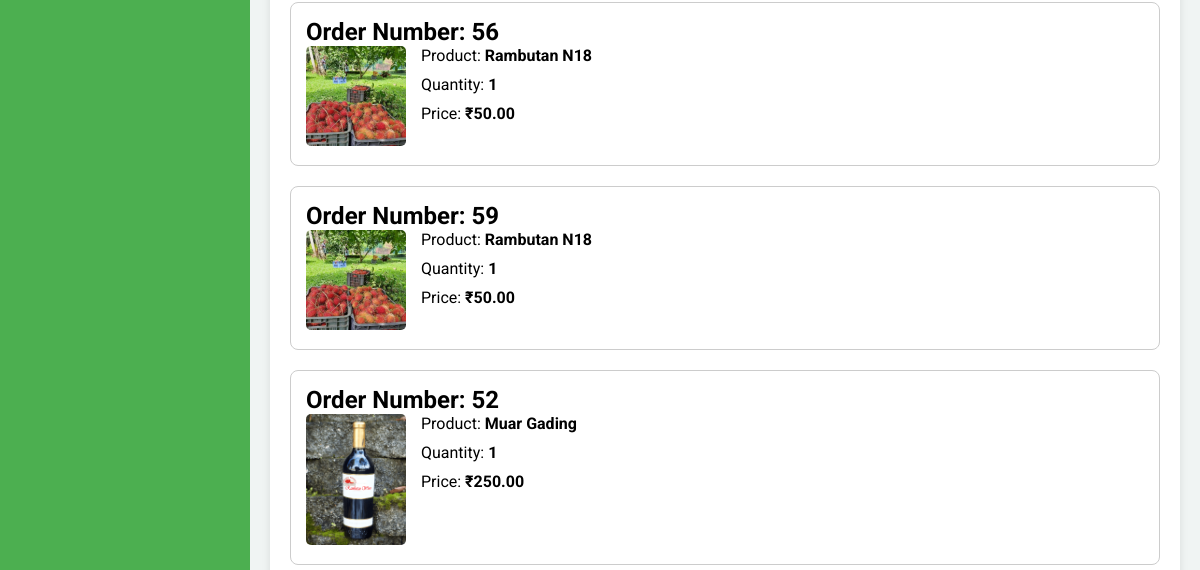
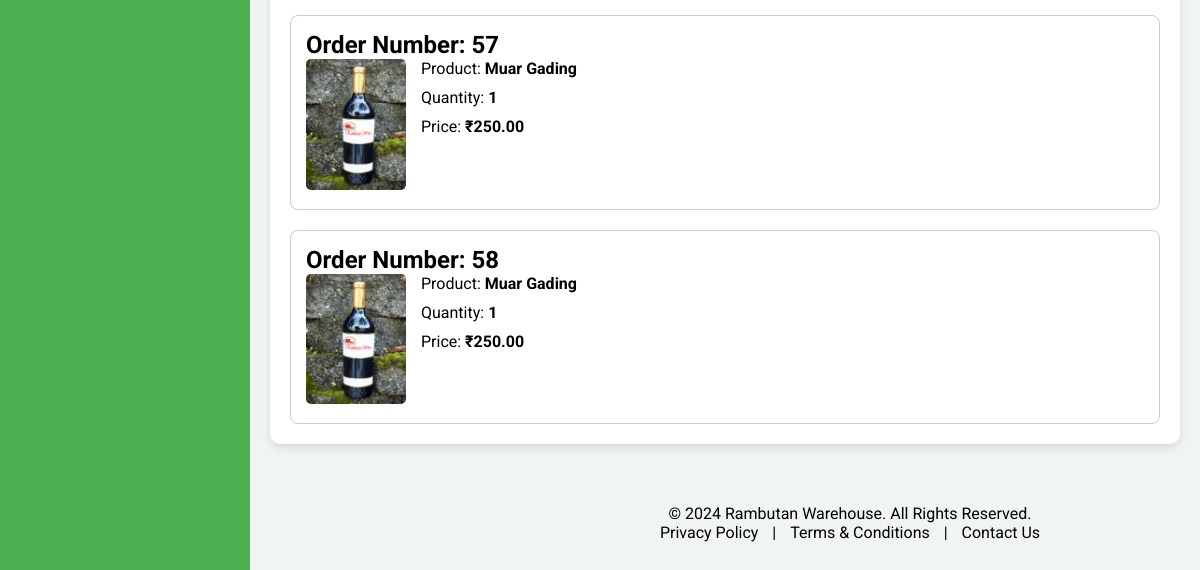
/farmer/orders/ (signed in, lower part), run on an earlier commit of the app's database (2 pictures, top to bottom).
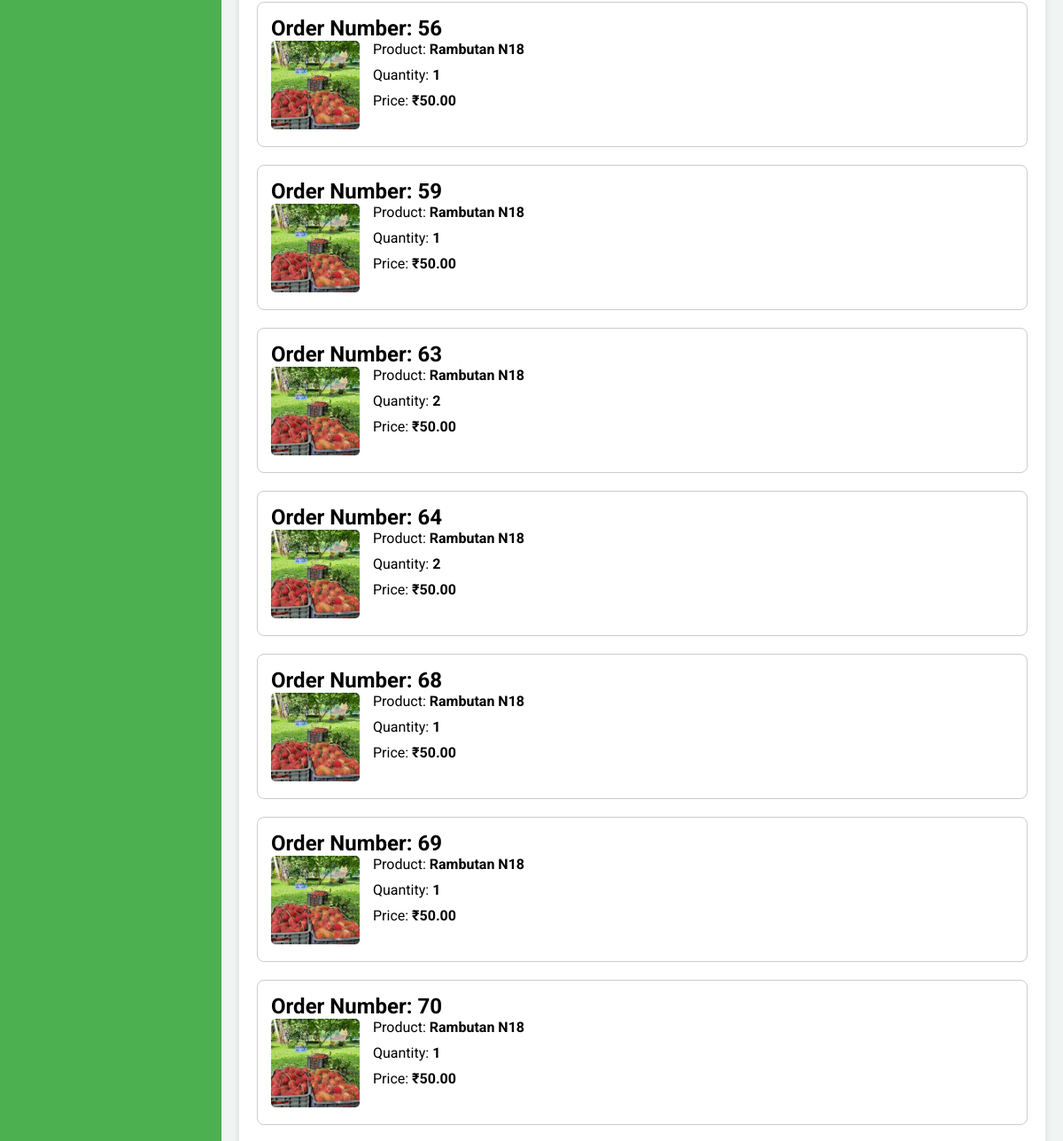
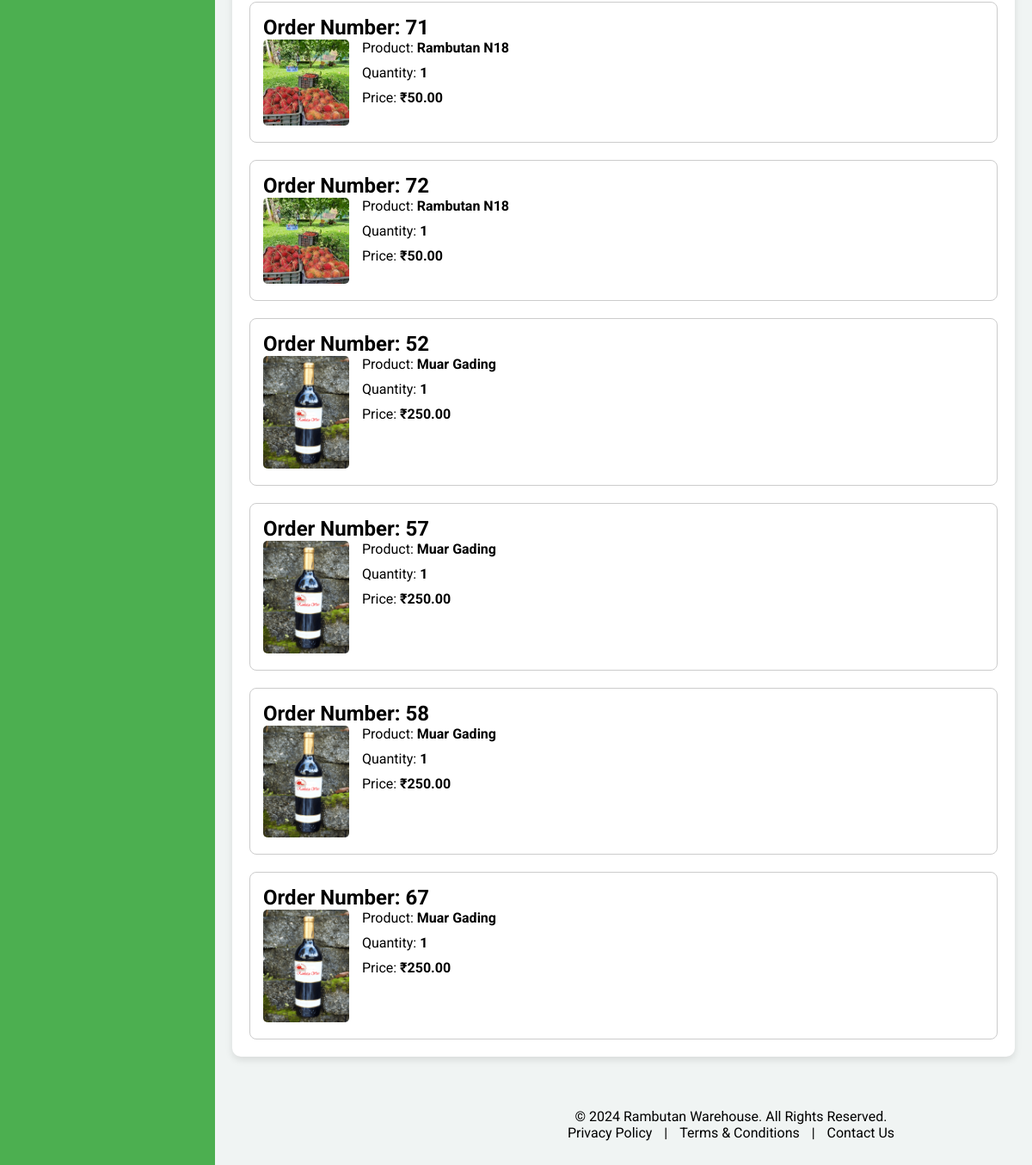
And on a later commit of the database (2 pictures, top to bottom).
### warehouse/models.py (models this page shows, shortened)
class OrderItem(models.Model):
    order = models.ForeignKey(Order, on_delete=models.CASCADE, related_name='items')
    rambutan_post = models.ForeignKey(RambutanPost, on_delete=models.CASCADE, related_name='items')
    quantity = models.PositiveIntegerField(default=1)
    price = models.DecimalField(max_digits=10, decimal_places=2)

class RambutanPost(models.Model):
    farmer = models.ForeignKey('FarmerDetails', on_delete=models.CASCADE, related_name='rambutan_posts')
    PRODUCT_CHOICES = sorted([
        ('Binjai', 'Binjai'),
        ('Caesar', 'Caesar'),
        ('E35', 'E35'),
        ('Hg Deli Baling', 'Hg Deli Baling'),
        ('Jarum Emas', 'Jarum Emas'),
        ('Maharlika', 'Maharlika'),
        ('Malwana', 'Malwana'),
        ('Muar Gading', 'Muar Gading'),
        ('Rambutan N18', 'Rambutan N18'),
        ('Rongrien', 'Rongrien'),
        ('School Boy', 'School Boy'),
        ('other', 'Other')  # 'Other' option placed last
    ], key=lambda x: (x[0] != 'other', x[0]))  # Ensures 'Other' is last
    product = models.CharField(max_length=255, choices=PRODUCT_CHOICES)
    CATEGORY_CHOICES = [
        ('fresh_fruit', 'Fresh Fruit'),
        ('juice', 'Juice'),
        ('pickle', 'Pickle'),
        ('wine', 'Wine'),
    ]
    category = models.CharField(max_length=20, choices=CATEGORY_CHOICES)
    quantity_type = models.CharField(max_length=10, choices=[('kg', 'Kilograms'), ('L', 'Litres')])
    quantity = models.PositiveIntegerField(default=1)
    quantity_left = models.PositiveIntegerField(default=0)
    price = models.DecimalField(max_digits=10, decimal_places=2)
    image = models.ImageField(upload_to='rambutan_images/')
    description = models.TextField()
    created_at = models.DateTimeField(auto_now_add=True)
    is_available = models.BooleanField(default=True)

### warehouse/views.py (the view)
# urls.py: path('farmer/orders/', views.farmer_orders, name='farmer_orders'),
@login_required
@cache_control(no_cache=True, must_revalidate=True, no_store=True)
def farmer_orders(request):
    farmer_details = get_object_or_404(FarmerDetails, user=request.user)
    farmer_posts = RambutanPost.objects.filter(farmer=farmer_details)
    order_items = OrderItem.objects.filter(rambutan_post__in=farmer_posts).select_related('order', 'rambutan_post')
    orders_by_number = {}
    for item in order_items:
        order_number = item.order.order_number
        if order_number not in orders_by_number:
            orders_by_number[order_number] = []
        orders_by_number[order_number].append(item)
    context = {
        'orders_by_number': orders_by_number,
    }
    return render(request, 'order_farmer.html', context)

### warehouse/templates/order_farmer.html (shortened to what this page needs)
{% load static %}
<!DOCTYPE html>
<html lang="en">
<head>
  <link href="https://unpkg.com/boxicons@2.0.7/css/boxicons.min.css" rel="stylesheet">
  <link href="https://cdn.jsdelivr.net/npm/sweetalert2@11/dist/sweetalert2.min.css" rel="stylesheet">
</head>
<body>
<div class="sidebar">
  </div>
    <section class="home-section">
        <div class="home-content">
            <div class="orders-container">
                {% for order_number, items in orders_by_number.items %}
                    <div class="order">
                        <h2>Order Number: {{ order_number }}</h2>
                        <div class="orders-container">
                            {% for item in items %}
                                <div class="order-item">
                                    <div class="image-container">
                                        <img src="{% if item.rambutan_post.image %}/media/{{ item.rambutan_post.image }}{% endif %}" alt="{{ item.rambutan_post.name }}">
                                    </div>
                                    <div class="order-details">
                                        <div>Product: <span>{{ item.rambutan_post.product }}</span></div>
                                        <div>Quantity: <span>{{ item.quantity }}</span></div>
                                        <div>Price: <span>₹{{ item.price }}</span></div>
                                    </div>
                                </div>
                            {% endfor %}
                        </div>
                    </div>
                {% empty %}
                    <p>No orders found.</p>
                {% endfor %}
            </div>
        </div>
  <footer>
    <p>&copy; 2024 Rambutan Warehouse. All Rights Reserved.</p>
    <a href="#">Privacy Policy</a> |
    <a href="#">Terms & Conditions</a> |
    <a href="#">Contact Us</a>
  </footer>
</section>
</body>
</html>

What changed in the data, as far as the page shows it:
added OrderItem: order "63", rambutan_post.image (picture), rambutan_post.product "Rambutan N18", quantity "2", price "50.00"
added OrderItem: order "64", rambutan_post.image (picture), rambutan_post.product "Rambutan N18", quantity "2", price "50.00"
added OrderItem: order "68", rambutan_post.image (picture), rambutan_post.product "Rambutan N18", quantity "1", price "50.00"
added OrderItem: order "69", rambutan_post.image (picture), rambutan_post.product "Rambutan N18", quantity "1", price "50.00"
added OrderItem: order "70", rambutan_post.image (picture), rambutan_post.product "Rambutan N18", quantity "1", price "50.00"
added OrderItem: order "71", rambutan_post.image (picture), rambutan_post.product "Rambutan N18", quantity "1", price "50.00"
added OrderItem: order "72", rambutan_post.image (picture), rambutan_post.product "Rambutan N18", quantity "1", price "50.00"
added OrderItem: order "67", rambutan_post.image (picture), rambutan_post.product "Muar Gading", quantity "1", price "250.00"
